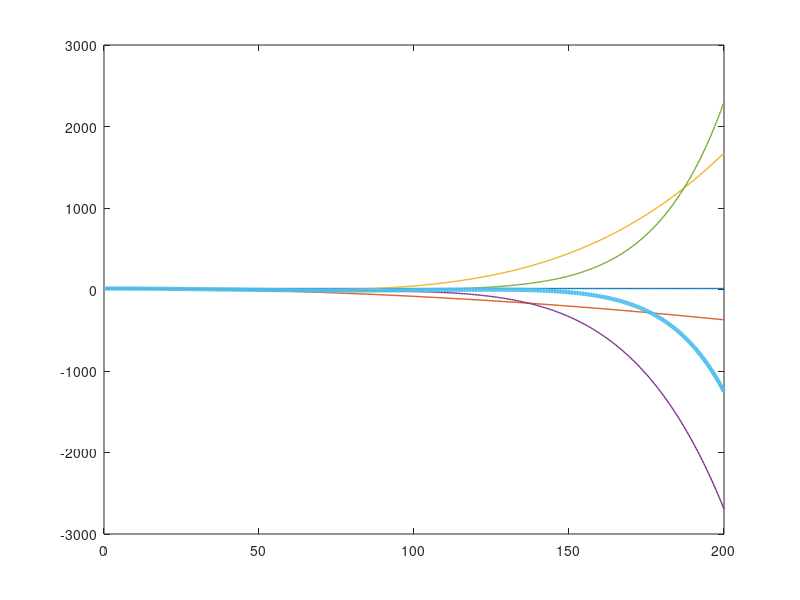

Write MATLAB code to recreate this figure. (Note: this script raises an error after producing the figure.)
% Owen DeCleene
% 12/11/19
% ECE 202, Fall 2019
% Project 1, Phase 4
%
% Making the script for the Power Series Expansion of A cos(wt) more
% efficient using a for loop


clear
clf
format shortG

phase = 4;


% -------------- definitions -----------

num = 6;  % number of terms to calculate
nMax = (num-1)*2;
n = 0:2:nMax;  % array of n n-values

A = 12; % amplitude of given sinusoid
w = 40; % angular frequency of given sinusoid

tmin = 0; % minimum time, in s
tmax = 0.2; % maximum time, in s
N = 400; % number of intervals


% ----- define array of coefficients -----

a = A *(-1).^(n/2).*w.^n ./ factorial(n); % array of coefficients a_n
table = [n; a]'


% -- define 6 functions of the form (a_i)(t^n) --

t = linspace(tmin, tmax, N+1); % linear time space, in s
tms = t*1000; % time space, in ms, for plotting

% first 'num' non-zero Taylor expansion terms, functions of t
subtotal = zeros(1, N+1);
for m = 1:num;

    subtotal = subtotal + a(m) * t.^n(m);
    % if m < num, --> width = 1
    % if m = num, -- width = 3
    plot(tms, subtotal, 'LineWidth', 2 * floor(m/num) + 1)
    hold on

end


% ------- plotting the functions -------------

ax = gca;
ax.FontSize = 15;

title({sprintf('ECE 202, Project 1, Phase %g:', phase),...
    sprintf('Partial Sum of %gcos(%gt) up to %g Non-Zero Terms',...
    A, w, num)}, 'FontSize', 24)
xlabel('Time, t (ms)', 'FontSize', 18);
ylabel('f(t)', 'FontSize', 18)
legend("up to n = " + n, 'Location', 'EastOutside');

vertLim = A*5/4;
axis([-inf inf -vertLim vertLim])


% ------------ check using Phase 3 code --------

f1 = a(1) * t.^n(1);
f2 = f1 + a(2) * t.^n(2);
f3 = f2 + a(3) * t.^n(3);
f4 = f3 + a(4) * t.^n(4);
f5 = f4 + a(5) * t.^n(5);
f6 = f5 + a(6) * t.^n(6);

% difference between two methods of computation, should be zero
checkPartialSum = sum(abs(subtotal - f6))  

% NOTE: the output from this phase looks the same as the output of Phase 3


